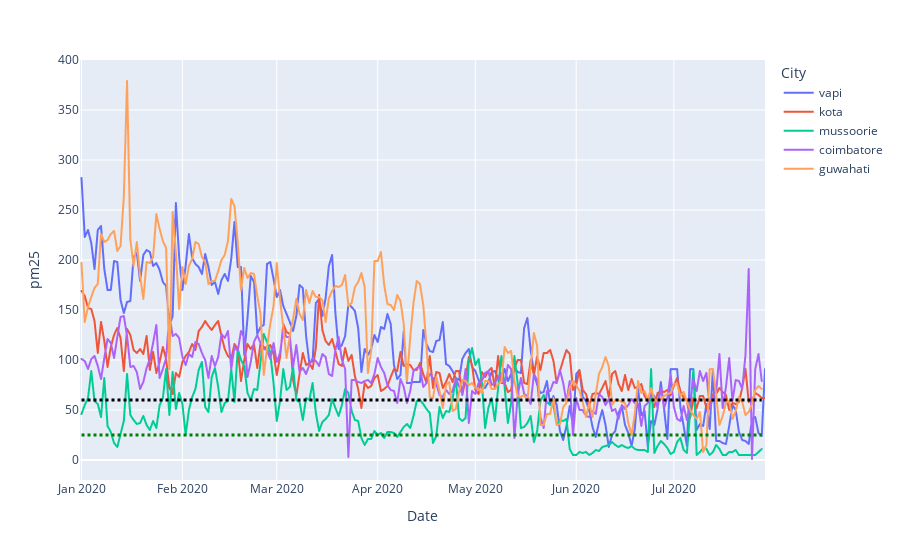

Notebook code cell kept with this figure:
### Code cell
fig=px.line(df_reduced,'Date','pm25',color='City')
fig.add_shape(type="line",
            x0='2020-01-01',
            y0=25,
            x1='2020-07-28',
            y1=25,
            line=dict(
                color="green",
                width=3,
                dash="dot",
            ))
fig.add_shape(type="line",
            x0='2020-01-01',
            y0=60,
            x1='2020-07-28',
            y1=60,
            line=dict(
                color="black",
                width=3,
                dash="dot",
            ))
fig.show()
fig.write_image(f'images/rural_pm2.5_3city_line.png',width=1500,height=600)

### Figure 1 — Plotly figure (JSON) as saved in the notebook; plotly's stock layout.template omitted (floating-point values rounded to 4 significant figures; data arrays with more than 128 entries replaced by an {"elided": "..."} marker saying what was removed)
{"data": [{"hovertemplate": "City=vapi<br>Date=%{x}<br>pm25=%{y}<extra></extra>", "legendgroup": "vapi", "line": {"color": "#636efa", "dash": "solid"}, "mode": "lines", "name": "vapi", "showlegend": true, "type": "scattergl", "x": {"elided": "211 str values"}, "xaxis": "x", "y": {"elided": "211 float values"}, "yaxis": "y"}, {"hovertemplate": "City=kota<br>Date=%{x}<br>pm25=%{y}<extra></extra>", "legendgroup": "kota", "line": {"color": "#EF553B", "dash": "solid"}, "mode": "lines", "name": "kota", "showlegend": true, "type": "scattergl", "x": {"elided": "211 str values"}, "xaxis": "x", "y": {"elided": "211 int values"}, "yaxis": "y"}, {"hovertemplate": "City=mussoorie<br>Date=%{x}<br>pm25=%{y}<extra></extra>", "legendgroup": "mussoorie", "line": {"color": "#00cc96", "dash": "solid"}, "mode": "lines", "name": "mussoorie", "showlegend": true, "type": "scattergl", "x": {"elided": "209 str values"}, "xaxis": "x", "y": {"elided": "209 float values"}, "yaxis": "y"}, {"hovertemplate": "City=coimbatore<br>Date=%{x}<br>pm25=%{y}<extra></extra>", "legendgroup": "coimbatore", "line": {"color": "#ab63fa", "dash": "solid"}, "mode": "lines", "name": "coimbatore", "showlegend": true, "type": "scattergl", "x": {"elided": "210 str values"}, "xaxis": "x", "y": {"elided": "210 float values"}, "yaxis": "y"}, {"hovertemplate": "City=guwahati<br>Date=%{x}<br>pm25=%{y}<extra></extra>", "legendgroup": "guwahati", "line": {"color": "#FFA15A", "dash": "solid"}, "mode": "lines", "name": "guwahati", "showlegend": true, "type": "scattergl", "x": {"elided": "210 str values"}, "xaxis": "x", "y": {"elided": "210 float values"}, "yaxis": "y"}], "layout": {"autosize": true, "legend": {"title": {"text": "City"}, "tracegroupgap": 0}, "margin": {"t": 60}, "shapes": [{"line": {"color": "green", "dash": "dot", "width": 3}, "type": "line", "x0": "2020-01-01", "x1": "2020-07-28", "y0": 25, "y1": 25}, {"line": {"color": "black", "dash": "dot", "width": 3}, "type": "line", "x0": "2020-01-01", "x1": "2020-07-28", "y0": 60, "y1": 60}], "xaxis": {"anchor": "y", "autorange": true, "domain": [0, 1], "range": ["2019-12-31 13:54:47.7919", "2020-07-29"], "title": {"text": "Date"}, "type": "date"}, "yaxis": {"anchor": "x", "autorange": true, "domain": [0, 1], "range": [-20, 400], "title": {"text": "pm25"}, "type": "linear"}}}
